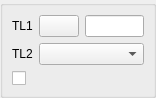
<ui version="4.0" >
 <class>DlgRef_1Sel1Check1List_QTD</class>
 <widget class="QWidget" name="DlgRef_1Sel1Check1List_QTD" >
  <property name="geometry" >
   <rect>
    <x>0</x>
    <y>0</y>
    <width>156</width>
    <height>94</height>
   </rect>
  </property>
  <property name="windowTitle" >
   <string/>
  </property>
  <layout class="QGridLayout" >
   <property name="margin" >
    <number>0</number>
   </property>
   <property name="spacing" >
    <number>0</number>
   </property>
   <item row="0" column="0" >
    <widget class="QGroupBox" name="GroupBox1" >
     <property name="title" >
      <string/>
     </property>
     <layout class="QGridLayout" >
      <property name="margin" >
       <number>9</number>
      </property>
      <property name="spacing" >
       <number>6</number>
      </property>
      <item row="0" column="0" >
       <widget class="QLabel" name="TextLabel1" >
        <property name="sizePolicy" >
         <sizepolicy>
          <hsizetype>0</hsizetype>
          <vsizetype>0</vsizetype>
          <horstretch>0</horstretch>
          <verstretch>0</verstretch>
         </sizepolicy>
        </property>
        <property name="text" >
         <string>TL1</string>
        </property>
        <property name="wordWrap" >
         <bool>false</bool>
        </property>
       </widget>
      </item>
      <item row="0" column="1" >
       <widget class="QPushButton" name="PushButton1" >
        <property name="sizePolicy" >
         <sizepolicy>
          <hsizetype>0</hsizetype>
          <vsizetype>0</vsizetype>
          <horstretch>0</horstretch>
          <verstretch>0</verstretch>
         </sizepolicy>
        </property>
        <property name="text" >
         <string/>
        </property>
       </widget>
      </item>
      <item row="0" column="2" >
       <widget class="QLineEdit" name="LineEdit1" />
      </item>
      <item row="1" column="0" >
       <widget class="QLabel" name="TextLabel2" >
        <property name="sizePolicy" >
         <sizepolicy>
          <hsizetype>0</hsizetype>
          <vsizetype>0</vsizetype>
          <horstretch>0</horstretch>
          <verstretch>0</verstretch>
         </sizepolicy>
        </property>
        <property name="text" >
         <string>TL2</string>
        </property>
        <property name="wordWrap" >
         <bool>false</bool>
        </property>
       </widget>
      </item>
      <item row="1" column="1" colspan="2" >
       <widget class="QComboBox" name="ComboBox1" >
        <property name="sizePolicy" >
         <sizepolicy>
          <hsizetype>7</hsizetype>
          <vsizetype>0</vsizetype>
          <horstretch>0</horstretch>
          <verstretch>0</verstretch>
         </sizepolicy>
        </property>
       </widget>
      </item>
      <item row="2" column="0" colspan="3" >
       <widget class="QCheckBox" name="CheckButton1" >
        <property name="text" >
         <string/>
        </property>
       </widget>
      </item>
     </layout>
    </widget>
   </item>
  </layout>
 </widget>
 <layoutdefault spacing="6" margin="11" />
 <pixmapfunction>qPixmapFromMimeSource</pixmapfunction>
 <tabstops>
  <tabstop>PushButton1</tabstop>
  <tabstop>LineEdit1</tabstop>
  <tabstop>ComboBox1</tabstop>
  <tabstop>CheckButton1</tabstop>
 </tabstops>
 <resources/>
 <connections/>
</ui>
